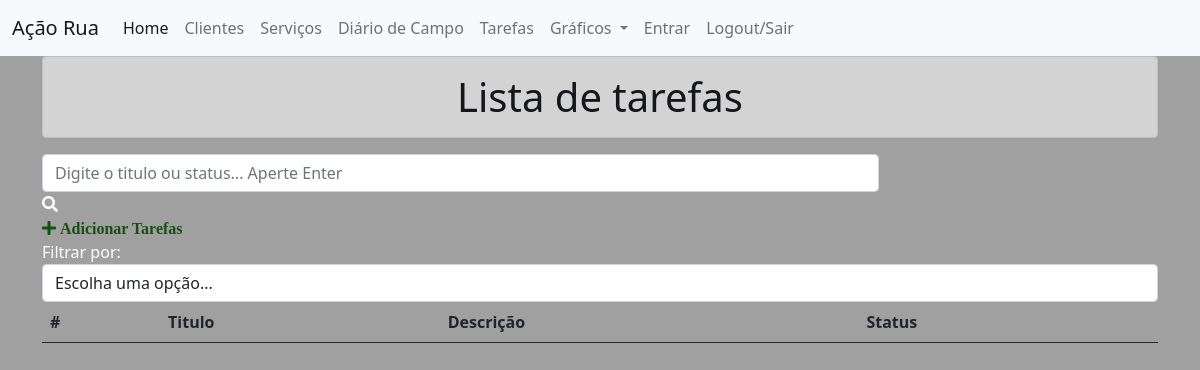
The page /listatarefas/ on the database as committed earlier.
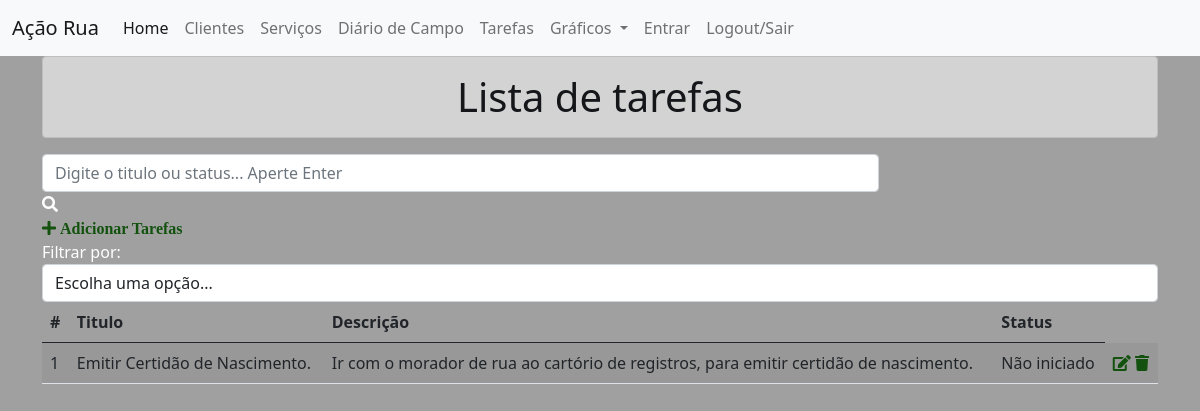
The same page on the database as committed later.
### tarefas/models.py (models this page shows, shortened)
class Tarefas(models.Model):
    titulo = models.CharField(max_length=255)
    descricao = models.TextField()
    status = models.CharField(max_length=30)

### tarefas/views.py (the view)
# urls.py: path('listatarefas/', ListaView.as_view(), name='listatarefas'),
class ListaView(ListView):
    models = Tarefas
    template_name = 'listatarefas.html'
    paginate_by = 5
    ordering = 'id'
    queryset = Tarefas.objects.all()
    context_object_name = 'tarefas'
    def get_queryset(self):
        query = self.request.GET.get('q')
        if query:
            return Tarefas.objects.filter(
                Q(titulo__icontains=query) |
                Q(descricao__icontains=query)|
                Q(status__icontains=query)
            )
        else:
            return Tarefas.objects.all()

### tarefas/templates/listatarefas.html (shortened to what this page needs)
{% extends 'base.html' %}
{% load static %}
{% block content %}
<div class="container">
    <h1 class="text-center alert alert-dark">Lista de tarefas</h1>
    <div class="col-9 search-div">
        <form method="GET" id="search-form">
            <input class="form-control" type="text" id="search" name="q" placeholder="Digite o titulo ou status... Aperte Enter"
                   value="{{ request.GET.q }}">
            <i class="fas fa-search"></i>
        </form>
    </div>
    <a id="add-link" href="/addt">
        <div class="col-2 add-div">
            <i class="fas fa-plus"> Adicionar Tarefas</i>
        </div>
    </a>
    <div class="col-12 filter-div">
        <span>Filtrar por:</span>
        <select name="filter" id="filter" class="form-control">
            <option value="">Escolha uma opção...</option>
        </select>
    </div>
    <table class="table table-striped">
        <thead>
        <tr>
            <th scope="col">#</th>
            <th scope="col">Titulo</th>
            <th scope="col">Descrição</th>
            <th scope="col">Status</th>
        </tr>
        </thead>
        <tbody>
        {% for tarefas in tarefas %}
        <tr>
            <td>{{ tarefas.id }}</td>
            <td>{{ tarefas.titulo }}</td>
            <td>{{ tarefas.descricao }}</td>
            <td>{{ tarefas.status }}</td>
            <td>
                <a href="{% url 'upd_tarefas' tarefas.pk %}"><span><i class="fas fa-edit"></i></span></a>
                <a href="{% url 'del_tarefas' tarefas.pk %}"> <span><i class="fas fa-trash"></i></span></a>
            </td>
        </tr>
        {% endfor %}
        </tbody>
    </table>
</div>
{% endblock %}

Rows that differ between the two databases and show on the page:
added Tarefas: id "1", titulo "Emitir Certidão de Nascimento.", descricao "Ir com o morador de rua ao cartório de registros, para emitir certidão de nascimento.", status "Não iniciado"
